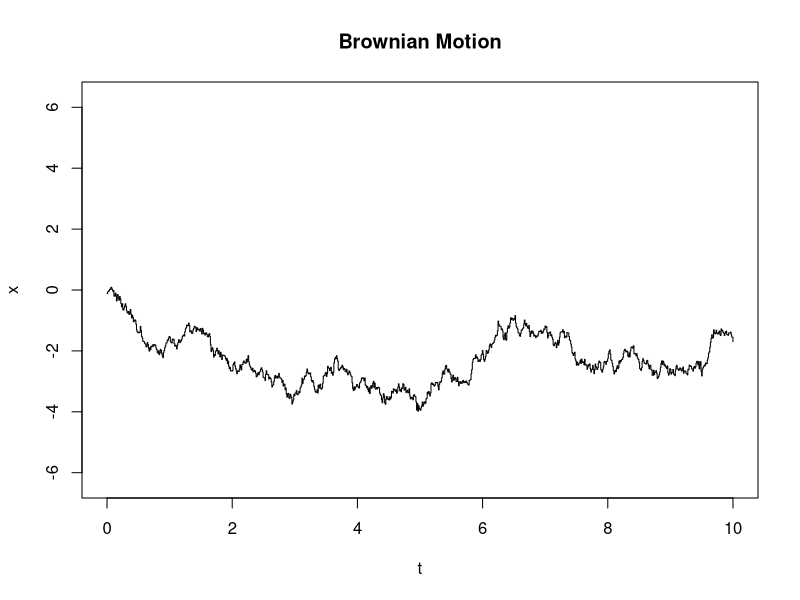

R code for this plot:
final_T = 10
num_steps = 1000
D = 1

t = seq(0,final_T,length = num_steps)
dt = t[2]-t[1]
noise = rnorm(num_steps,0,1)

x = sqrt(dt*D)*cumsum(noise)

plot(t,x,type="s",ylim = c(-2*sqrt(final_T*D),2*sqrt(final_T*D)),
     main="Brownian Motion")